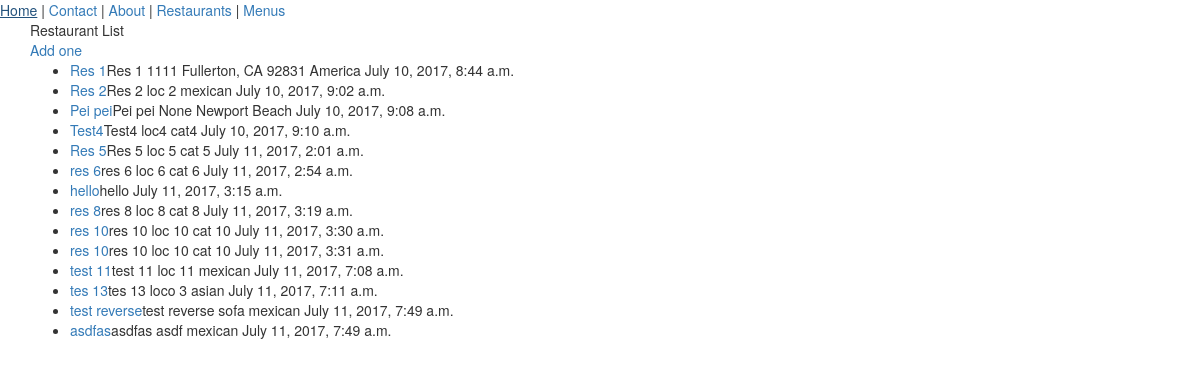
The page /restaurants/ (signed in) on the database its author committed.
### restaurants/models.py (models this page shows, shortened)
class RestaurantLocation(models.Model):
	owner 		= models.ForeignKey(User)
	name 		= models.CharField(max_length=120)
	location 	= models.CharField(max_length=120, null=True, blank=True)
	category 	= models.CharField(max_length=120, null=True, blank=True)
	timestamp 	= models.DateTimeField(auto_now_add=True)
	updated 	= models.DateTimeField(auto_now=True)
	slug		= models.SlugField(null=True, blank=True)
	objects = RestaurantLocationManager()
	def get_absolute_url(self):
		return reverse("restaurants:detail", kwargs={"slug": self.slug})

### restaurants/views.py (the view)
# urls.py: url(r'$', RestaurantListView.as_view(), name='list'),
class RestaurantListView(LoginRequiredMixin, ListView):
	def get_queryset(self):
		return RestaurantLocation.objects.filter(owner=self.request.user)

### restaurants/models.py (called while the page is built)
	def get_queryset(self):
		return RestaurantLocationQuerySet(self.model, using=self._db)

### restaurants/templates/restaurants/restaurantlocation_list.html (shortened to what this page needs)
{% extends 'base.html' %}
{% block content %}
<div>Restaurant List</div><a href="{% url 'restaurants:create' %}">Add one</a>
<ul>
	{% for obj in object_list %}
		<li><a href="{{ obj.get_absolute_url }}">{{ obj.name }}</a>{{ obj.name }} {{ obj.location }} {{ obj.category }} {{ obj.timestamp }}</li>
		{% empty %}
		<li><a href="{% url 'restaurants:create' %}">Add one</a></li>
	{% endfor %}
</ul>
{% endblock %}

### rows shown on the page
RestaurantLocation: name "Res 1", location "1111 Fullerton, CA 92831", category "America", timestamp "July 10, 2017, 8:44 a.m."
RestaurantLocation: name "Res 2", location "loc 2", category "mexican", timestamp "July 10, 2017, 9:02 a.m."
RestaurantLocation: name "Pei pei", location "None", category "Newport Beach", timestamp "July 10, 2017, 9:08 a.m."
RestaurantLocation: name "Test4", location "loc4", category "cat4", timestamp "July 10, 2017, 9:10 a.m."
RestaurantLocation: name "Res 5", location "loc 5", category "cat 5", timestamp "July 11, 2017, 2:01 a.m."
RestaurantLocation: name "res 6", location "loc 6", category "cat 6", timestamp "July 11, 2017, 2:54 a.m."
RestaurantLocation: name "hello", timestamp "July 11, 2017, 3:15 a.m."
RestaurantLocation: name "res 8", location "loc 8", category "cat 8", timestamp "July 11, 2017, 3:19 a.m."
RestaurantLocation: name "res 10", location "loc 10", category "cat 10", timestamp "July 11, 2017, 3:30 a.m."
RestaurantLocation: name "res 10", location "loc 10", category "cat 10", timestamp "July 11, 2017, 3:31 a.m."
RestaurantLocation: name "test 11", location "loc 11", category "mexican", timestamp "July 11, 2017, 7:08 a.m."
RestaurantLocation: name "tes 13", location "loco 3", category "asian", timestamp "July 11, 2017, 7:11 a.m."
RestaurantLocation: name "test reverse", location "sofa", category "mexican", timestamp "July 11, 2017, 7:49 a.m."
RestaurantLocation: name "asdfas", location "asdf", category "mexican", timestamp "July 11, 2017, 7:49 a.m."
